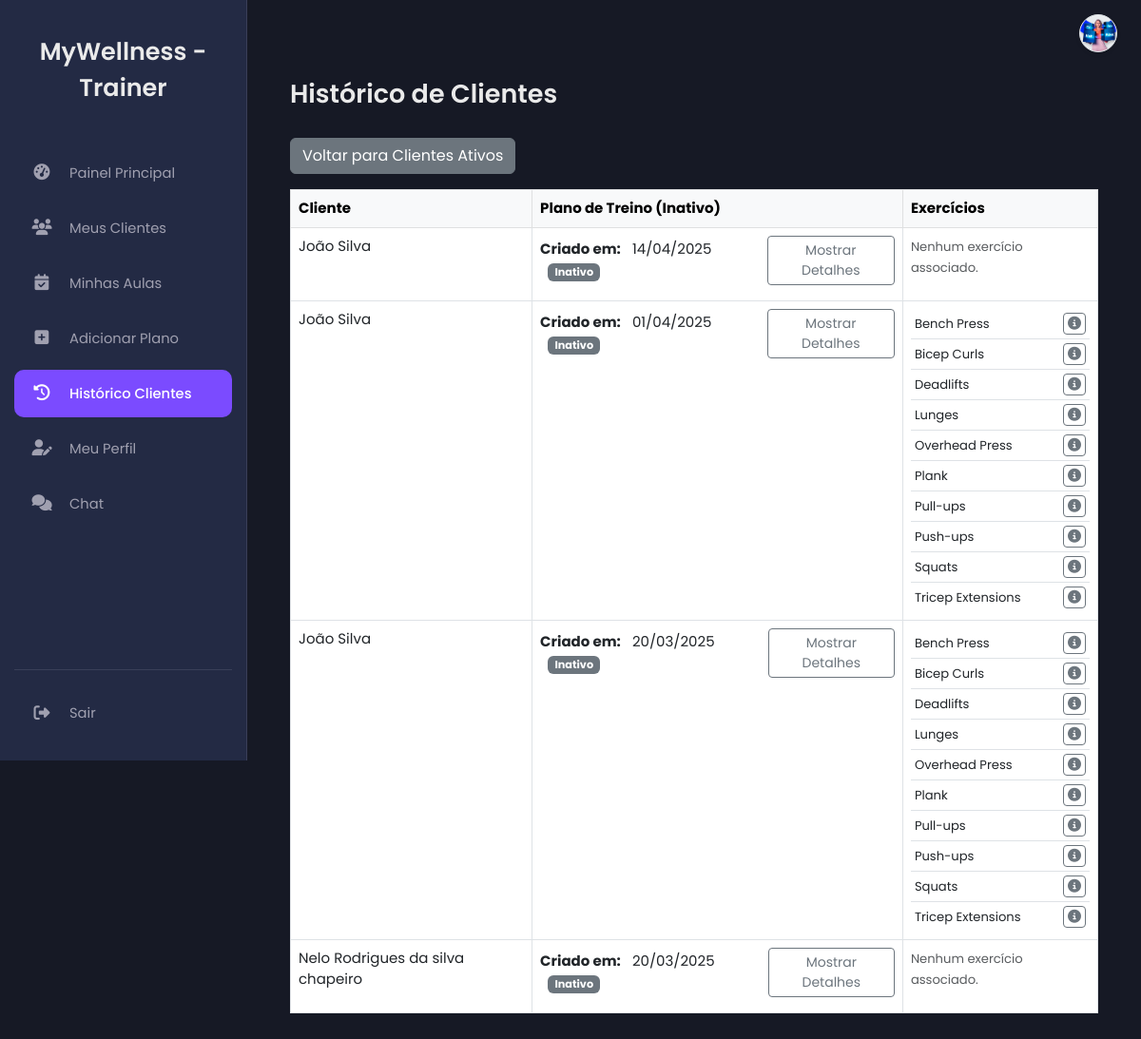
/client_history.php (signed in), run on the app's committed database.
### tables this page shows
CREATE TABLE `workout_plans` (
  `id` int(11) NOT NULL,
  `client_id` int(11) NOT NULL,
  `trainer_id` int(11) NOT NULL,
  `plan_details` text NOT NULL,
  `created_at` timestamp NOT NULL DEFAULT current_timestamp(),
  `is_active` tinyint(1) DEFAULT 0
);

CREATE TABLE `users` (
  `id` int(11) NOT NULL,
  `name` varchar(100) NOT NULL,
  `email` varchar(100) NOT NULL,
  `numero_telemovel` varchar(25) DEFAULT NULL COMMENT 'Número de telemóvel do utilizador',
  `password` varchar(255) NOT NULL,
  `role` enum('client','trainer','nutritionist','admin','receptionist') DEFAULT NULL,
  `token` varchar(255) DEFAULT NULL,
  `reset_token` varchar(255) DEFAULT NULL,
  `reset_token_expires_at` datetime DEFAULT NULL,
  `first_login` tinyint(1) NOT NULL DEFAULT 1,
  `created_at` timestamp NOT NULL DEFAULT current_timestamp(),
  `profile_picture` varchar(255) DEFAULT NULL
);

CREATE TABLE `exercises` (
  `id` int(11) NOT NULL,
  `name` varchar(255) NOT NULL,
  `description` text DEFAULT NULL,
  `muscle_group` varchar(255) DEFAULT NULL,
  `equipment` varchar(255) DEFAULT NULL,
  `image` varchar(255) DEFAULT NULL,
  `video_url` varchar(255) DEFAULT NULL
);

### client_history.php (the view, shortened to what this page needs)
<?php
include 'db.php';
include 'header.php';
include 'sidebar_trainer.php';
?>
<main class="main-content">
    <div class="container mt-5">
        <h2>Histórico de Clientes</h2>
        <div class="row">
            <div class="col-md-12">
                <a href="trainer.php" class="btn btn-secondary mb-3">Voltar para Clientes Ativos</a>
                <div class="table-responsive">
                    <table class="table table-bordered table-hover">
                        <thead class="table-light">
                            <tr>
                                <th>Cliente</th>
                                <th>Plano de Treino (Inativo)</th>
                                <th>Exercícios</th>
                            </tr>
                        </thead>
                        <tbody>
                            <?php
                            $stmt = $pdo->prepare("
                                SELECT
                                    c.id AS client_id,
                                    u.name AS client_name,
                                    wp.plan_details,
                                    wp.id AS workout_plan_id,
                                    wp.is_active,
                                    wp.created_at -- Adicionado para mostrar data
                                FROM clients c
                                JOIN users u ON c.user_id = u.id
                                JOIN workout_plans wp ON c.id = wp.client_id -- JOIN normal, pois só queremos clientes com planos inativos
                                WHERE wp.trainer_id = :trainer_id AND wp.is_active = 0 -- Apenas planos inativos deste trainer
                                ORDER BY u.name, wp.created_at DESC -- Ordena por nome e depois por data do plano
                            ");
                            $stmt->execute(['trainer_id' => $_SESSION['user_id']]);
                            $clients_history = $stmt->fetchAll();
                            if (count($clients_history) > 0) {
                                foreach ($clients_history as $client) {
                                    echo "<tr>";
                                    echo "<td class='align-top'>" . htmlspecialchars($client['client_name']) . "</td>";
                                    echo "<td class='align-top'>";
                                    $plan_details_id = "plan-details-" . $client['workout_plan_id'];
                                    echo "<div class='d-flex justify-content-between align-items-center mb-2'>";
                                    echo "<div>";
                                    echo "<strong class='me-2'>Criado em:</strong> " . date('d/m/Y', strtotime($client['created_at']));
                                    echo "<span class='badge bg-secondary ms-2'>Inativo</span>";
                                    echo "</div>";
                                    echo "<button type='button' class='btn btn-sm btn-outline-secondary' data-bs-toggle='collapse' data-bs-target='#" . $plan_details_id . "' aria-expanded='false' aria-controls='" . $plan_details_id . "'>Mostrar Detalhes</button>";
                                    echo "</div>";
                                    echo "</td>";
                                    echo "<td class='align-top'>";
                                    $stmt_exercises = $pdo->prepare("
                                        SELECT e.id, e.name, e.description, e.muscle_group, e.equipment
                                        FROM workout_plan_exercises wpe
                                        JOIN exercises e ON wpe.exercise_id = e.id
                                        WHERE wpe.workout_plan_id = ?
                                        ORDER BY e.name
                                    ");
                                    $stmt_exercises->execute([$client['workout_plan_id']]);
                                    $exercises = $stmt_exercises->fetchAll();
                                    if (count($exercises) > 0) {
                                        echo "<ul class='list-group list-group-flush'>";
                                        foreach ($exercises as $exercise) {
                                            $exercise_details_id = "exercise-details-" . $client['workout_plan_id'] . "-" . $exercise['id'];
                                            echo "<li class='list-group-item p-1'>";
                                            echo "<div class='d-flex justify-content-between align-items-center'>";
                                            echo "<span class='me-2 small'>" . htmlspecialchars($exercise['name']) . "</span>";
                                            echo "<button type='button' class='btn btn-sm btn-outline-secondary py-0 px-1' data-bs-toggle='collapse' data-bs-target='#" . $exercise_details_id . "' aria-expanded='false' aria-controls='" . $exercise_details_id . "'><i class='fas fa-info-circle'></i></button>";
                                            echo "</div>";
                                            echo "</li>";
                                        }
                                        echo "</ul>";
                                    } else {
                                        echo "<span class='text-muted small'>Nenhum exercício associado.</span>";
                                    }
                                    echo "</td>";
                                    echo "</tr>";
                                }
                            } else {
                                echo "<tr><td colspan='3' class='text-center text-muted'>Nenhum plano inativo encontrado para seus clientes.</td></tr>";
                            }
                            ?>
                        </tbody>
                    </table>
                </div>
            </div>
        </div>
    </div>
</main>
<?php include 'footer.php'; ?>

### assets/css/dashboard_cliente.css (style rules this page uses)
:root { --bg-dark-primary: #161925; --bg-dark-secondary: #232A44; --text-light: #EAEAEA; --text-muted: #A0A0B0; --accent-color: #7B4BFF; --accent-color-hover: #6a3ffb; --border-color: #3a3f58; --sidebar-width: 260px; --sidebar-width-collapsed: 80px; --font-family: 'Poppins', sans-serif; }
body.dashboard-body { background-color: var(--bg-dark-primary); color: var(--text-light); font-family: var(--font-family); margin: 0; padding: 0; display: flex; min-height: 100vh; font-size: 15px; }
.main-content { margin-left: var(--sidebar-width); padding: 35px 45px; width: calc(100% - var(--sidebar-width)); background-color: var(--bg-dark-primary); transition: margin-left 0.3s ease, width 0.3s ease; overflow-y: auto; }
.main-content h2 { color: var(--text-light); margin-bottom: 30px; font-weight: 600; font-size: 1.8em; }
.container, .container-fluid, .container-lg, .container-md, .container-sm, .container-xl, .container-xxl { padding-left: 0; padding-right: 0; max-width: 100%; }
.row { --bs-gutter-x: 2rem; --bs-gutter-y: 1.5rem; }

### assets/css/personalizacao_chat.css (style rules this page uses)
:root { --chat-bg: #FFFFFF; --chat-text: #000000; --chat-border: #D1D1D6; --chat-messages-bg: #FFFFFF; --chat-input-area-bg: #F8F9FA; --chat-input-bg: #FFFFFF; --chat-placeholder-text: #8A8A8E; --chat-sent-bg: #007AFF; --chat-sent-bg-rgb: 0, 122, 255; --chat-sent-text: #FFFFFF; --chat-received-bg: #E5E5EA; --chat-received-text: #000000; --chat-timestamp-sent: #d1eaff; --chat-timestamp-received: #6c757d; }

### data on the page
workout_plans: users.name "João Silva", created_at "14/04/2025", shows "Nenhum exercício associado."
workout_plans: users.name "João Silva", created_at "01/04/2025"
exercises: name "Bench Press"
exercises: name "Bicep Curls"
exercises: name "Deadlifts"
exercises: name "Lunges"
exercises: name "Overhead Press"
exercises: name "Plank"
exercises: name "Pull-ups"
exercises: name "Push-ups"
exercises: name "Squats"
exercises: name "Tricep Extensions"
workout_plans: users.name "João Silva", created_at "20/03/2025"
workout_plans: users.name "Nelo Rodrigues da silva chapeiro", created_at "20/03/2025", shows "Nenhum exercício associado."
